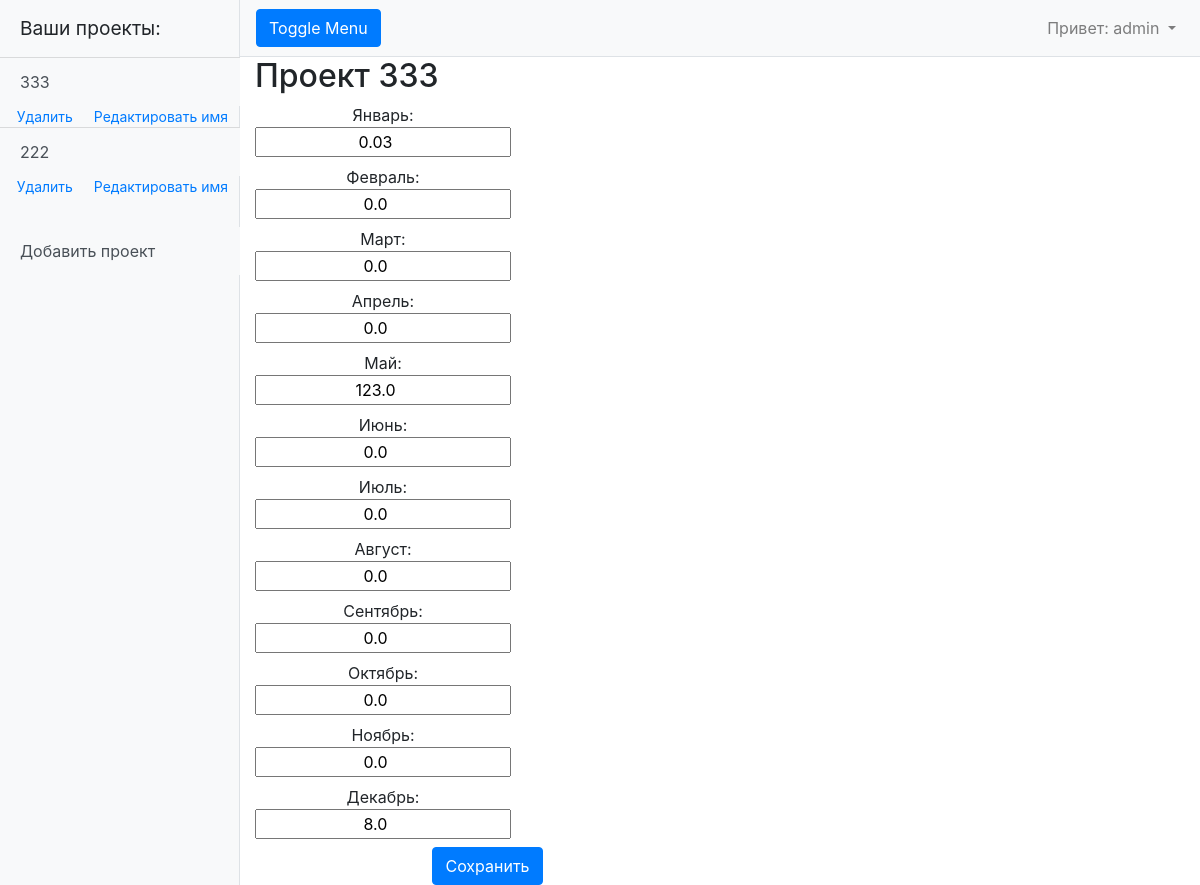
The app's page /projects/17 (signed in), older data.
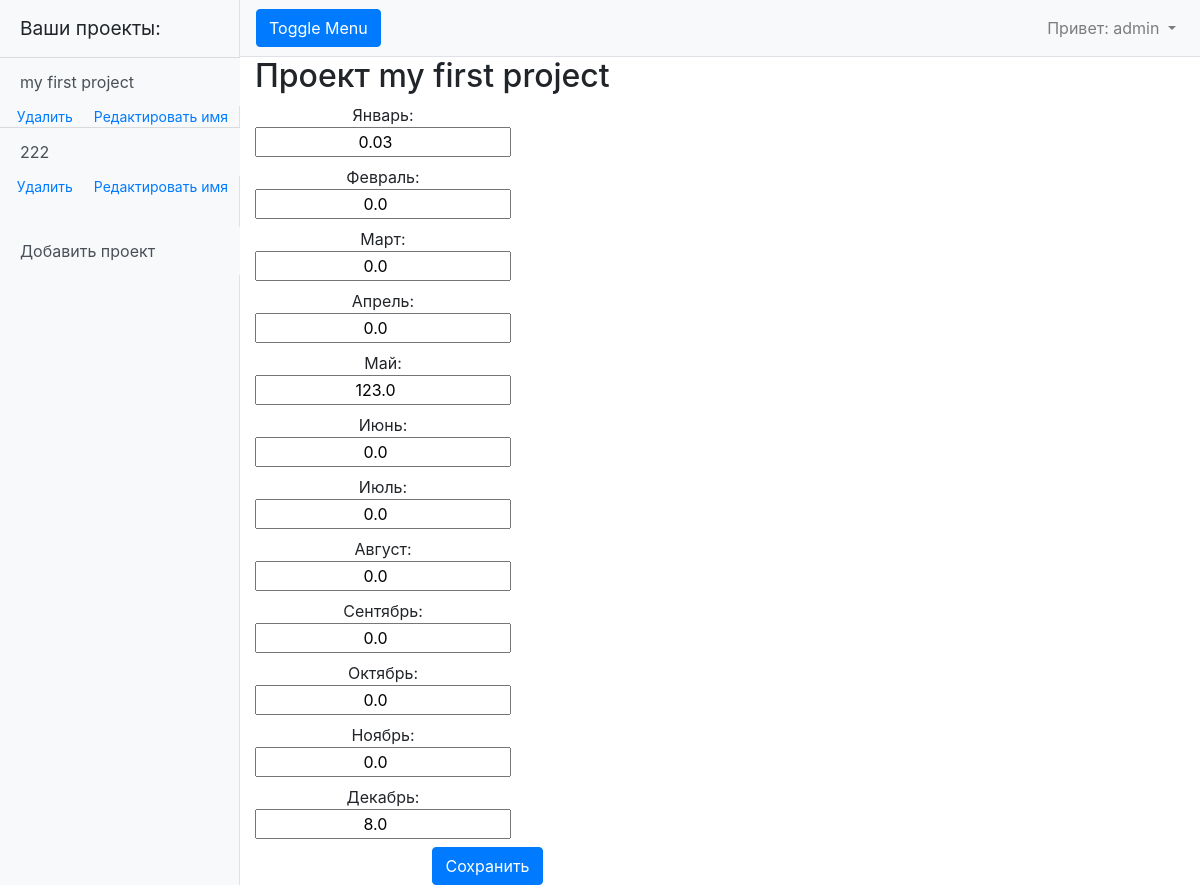
The same page, newer data.
### myapp/models.py (models this page shows, shortened)
class Data(models.Model):
    month = 'M'
    FIELD = [
        (month, 'ежемесячные данные'),
    ]
    project = models.ForeignKey(Project, on_delete=models.CASCADE)
    project_type = models.CharField(max_length=1, choices=FIELD, default='M')
    data = models.TextField(default='0 0 0 0 0 0 0 0 0 0 0 0')
    begin_heating = models.DateField(default='2020-10-22')
    end_heating = models.DateField(default='2020-10-22')

class Project(models.Model):
    user = models.ForeignKey(User, on_delete=models.CASCADE)
    project_name = models.CharField(max_length=255, unique=True)
    project_date_creation = models.DateTimeField(auto_now_add=True)

### myapp/views.py (the view, shortened to what this page needs)
# urls.py: path('projects/<int:pk>', ProjectData.as_view()),
@method_decorator(login_required, name='dispatch')
class ProjectData(DetailView):
    model = Data
    template_name = 'project_details.html'
    context_object_name = 'single_project'
    def get_context_data(self, **kwargs):
        context = super().get_context_data(**kwargs)
        context['a_project'] = Data.objects.filter(project__user__username=self.request.user)
        get_id = self.kwargs.get('pk')
        data = Data.objects.get(id=get_id)
        datas = list(map(float, data.data.split(' ')))
        months = ['Январь', 'Февраль', 'Март', 'Апрель', 'Май', 'Июнь', 'Июль', 'Август', 'Сентябрь', 'Октябрь', 'Ноябрь', 'Декабрь']
        context['output_data'] = {}
        for number, month in zip(datas, months):
            context['output_data'][month] = number
        return context

### templates/project_details.html (shortened to what this page needs)
{% extends 'default.html' %}
{% block content %}
    <h2>Проект {{ single_project.project.project_name }}</h2>
    <form method="POST">
        <div class="input-div">
            {% for month, number in output_data.items %}
                <label><p class="input-label">{{ month }}:</p>
                    <input class="data-input" type="number" value="{{ number }}" name="{{ month }}" placeholder="Данные за {{ month }}" min="0" step="0.01">
                </label>
            {% endfor %}
            <div class="div-data-submit">
                <input class="btn btn-primary" style="" type="submit" value="Сохранить">
            </div>
        </div>
    </form>
{% endblock content%}

### templates/default.html (shortened to what this page needs)
{% load static %}
<!DOCTYPE html>
<html lang="en">
<head>
    <link href="{% static 'vendor/bootstrap/css/bootstrap.min.css' %}" rel="stylesheet ">
    <link href="{% static 'css/simple-sidebar.css' %}" rel="stylesheet">
</head>
<body>
  <div class="d-flex" id="wrapper">
    <div class="bg-light border-right" id="sidebar-wrapper" style="max-width: 240px;">
      <div class="sidebar-heading">Ваши проекты:</div>
      <div class="list-group list-group-flush">
          {% if user.is_authenticated %}
              {% for project in a_project %}
                  <a href="/projects/{{ project.id }}" class="list-group-item list-group-item-action bg-light" style="border-width: 1px 0 0;">{{ project.project.project_name }}</a>
                  <div class="div-del-ed">
                    <a class="" style="margin-left: 0; font-size: 14px" href="/delete/{{ project.project.id }}">Удалить</a>
                    <a class="" style="margin-left: 0; font-size: 14px" href="/create_project/{{ project.project.id }}">Редактировать имя</a>
                  </div>
              {% endfor %}
              <a href="/create_project" class="list-group-item list-group-item-action bg-light" style="margin-top: 30px;">Добавить проект</a>
          {% else %}
              <p class="list-group-item">Здесь будут отображаться ваши проекты </p>
          {% endif %}
      </div>
    </div>
    <div id="page-content-wrapper">
      <nav class="navbar navbar-expand-lg navbar-light bg-light border-bottom">
        <button class="btn btn-primary" id="menu-toggle">Toggle Menu</button>
        <div class="collapse navbar-collapse" id="navbarSupportedContent">
          <ul class="navbar-nav ml-auto mt-2 mt-lg-0">
            {% if user.is_authenticated %}
              <li class="nav-item dropdown">
                <a class="nav-link dropdown-toggle" href="#" id="navbarDropdown" role="button" data-toggle="dropdown" aria-haspopup="true" aria-expanded="false">
                  <span>Привет: {{ user.username }}</span>
                </a>
              </li>
            {% endif %}
          </ul>
        </div>
      </nav>
      <div class="container-fluid">
          {% block content %}{% endblock content %}
      </div>
    </div>
  </div>
</body>
</html>

Row changes from the older to the newer data that the page shows:
changed through a linked row, Data: project.project_name "333" → "my first project"
